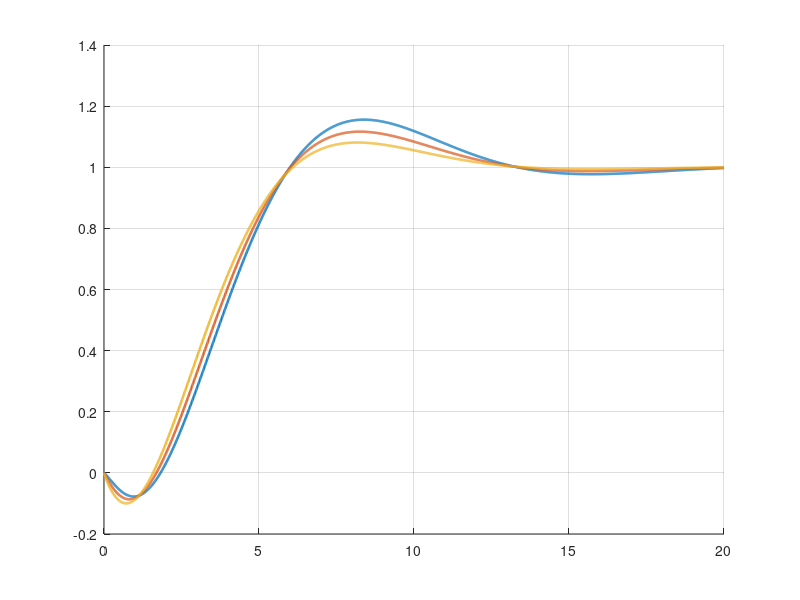

Write the MATLAB code that produced this figure. (Note: this script raises an error after producing the figure.)
clc;
clear;
close all;

% ===============================
% PASTA DE SAÍDA
% ===============================
pasta_saida = fullfile(pwd, 'tradeoff_final_graficos');

if ~exist(pasta_saida, 'dir')
    mkdir(pasta_saida);
end

% ===============================
% SISTEMA DO ENUNCIADO
% ===============================
A = [-3 -2; 1 0];
B = [1; 0];
C = [-1 1];
D = 0;

Sistema = ss(A,B,C,D);

% ===============================
% PARES (Kp, Ki) DO TRADE-OFF FINAL
% ===============================
pares = [
    0.1  0.6;
    0.2  0.6;
    0.3  0.6
];

% ===============================
% CORES FIXAS PARA OS PARES
% Cada linha = [R G B]
% ===============================
cores = [
    0.0000 0.4470 0.7410;   % azul
    0.8500 0.3250 0.0980;   % laranja
    0.9290 0.6940 0.1250    % amarelo
];

% Tempo de simulação
t = 0:0.01:20;

% ===============================
% GRÁFICO 1 - RESPOSTA AO DEGRAU
% ===============================
fig1 = figure('Position', [100 100 1000 600]);
hold on;
grid on;

for i = 1:size(pares,1)
    Kp = pares(i,1);
    Ki = pares(i,2);

    % Controlador PI: C(s) = (Kp*s + Ki)/s
    Controlador = tf([Kp Ki], [1 0]);

    % Malha fechada
    H = feedback(Sistema * Controlador, 1);

    % Resposta ao degrau
    [y_deg, t_deg] = step(H, t);

    plot(t_deg, y_deg, ...
        'LineWidth', 1.8, ...
        'Color', cores(i,:), ...
        'DisplayName', sprintf('Kp = %.1f, Ki = %.1f', Kp, Ki));
end

% Linha da referência
yline(1, '--k', 'Referência = 1', 'LineWidth', 1.2);

title('Resposta ao Degrau Unitário - Trade-off Final');
xlabel('Tempo [s]');
ylabel('Saída y(t)');
legend('Location', 'best');
hold off;

% Salvar gráfico
exportgraphics(fig1, fullfile(pasta_saida, 'resposta_degrau_tradeoff_final.png'), 'Resolution', 300);
savefig(fig1, fullfile(pasta_saida, 'resposta_degrau_tradeoff_final.fig'));

% ===============================
% GRÁFICO 2 - RESPOSTA À RAMPA
% ===============================
fig2 = figure('Position', [150 150 1000 600]);
hold on;
grid on;

% Referência rampa
rampa = t';
plot(t, rampa, '--k', 'LineWidth', 1.5, 'DisplayName', 'Referência r(t)');

for i = 1:size(pares,1)
    Kp = pares(i,1);
    Ki = pares(i,2);

    % Controlador PI
    Controlador = tf([Kp Ki], [1 0]);

    % Malha fechada
    H = feedback(Sistema * Controlador, 1);

    % Resposta à rampa
    y_rampa = lsim(H, rampa, t);

    plot(t, y_rampa, ...
        'LineWidth', 1.8, ...
        'Color', cores(i,:), ...
        'DisplayName', sprintf('Saída - Kp = %.1f, Ki = %.1f', Kp, Ki));
end

title('Resposta à Entrada de Rampa - Trade-off Final');
xlabel('Tempo [s]');
ylabel('Saída y(t)');
legend('Location', 'best');
hold off;

% Salvar gráfico
exportgraphics(fig2, fullfile(pasta_saida, 'resposta_rampa_tradeoff_final.png'), 'Resolution', 300);
savefig(fig2, fullfile(pasta_saida, 'resposta_rampa_tradeoff_final.fig'));

% ===============================
% MENSAGEM FINAL
% ===============================
disp('Gráficos gerados com sucesso.')
disp('Arquivos salvos na pasta:')
disp(pasta_saida)
